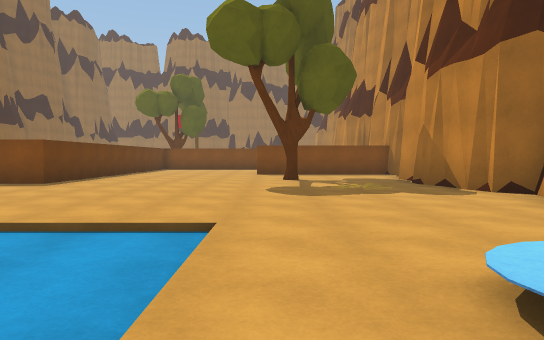
[1] (above)

22 first-person views from a walk through a scene from a Unity 3-D project. The camera is 1.2 m above the floor, tilts 2° down and sees 70° across. The floor is counted in squares, 2 m on a side. Each view is taken from the middle of a square. On the plan, view 1 faces up. The plan holds only what a view shows up to about 11 squares ahead; the rest is blank. The place goes on beyond the plan.

[2]
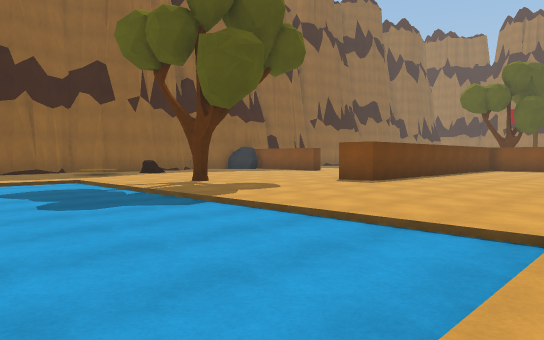

[3]
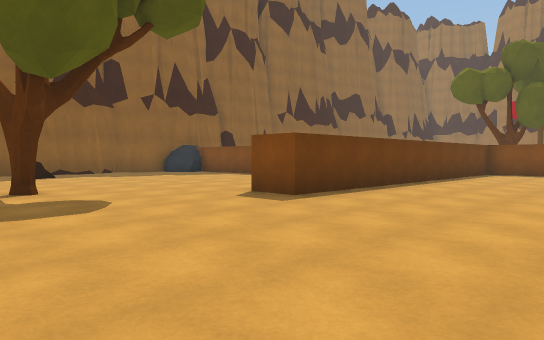

[4]
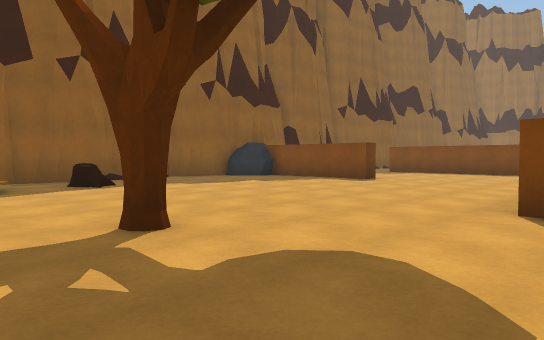

[5]
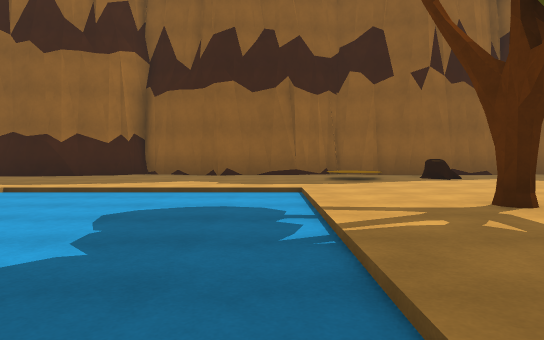

[6]
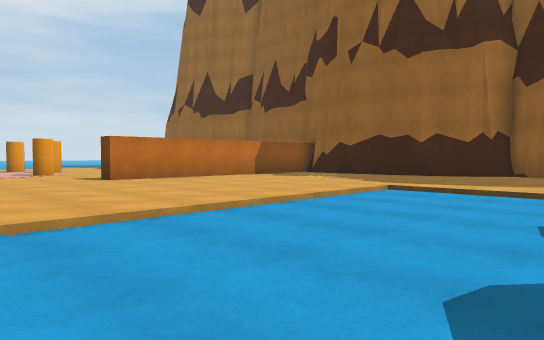

[7]
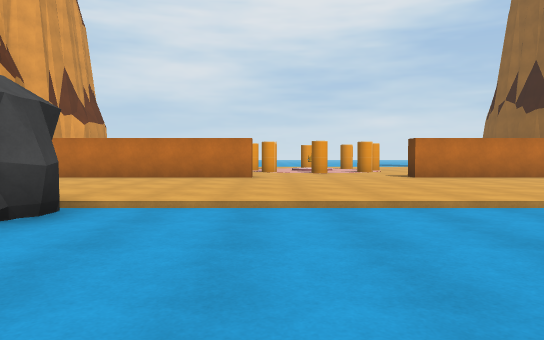

[8]
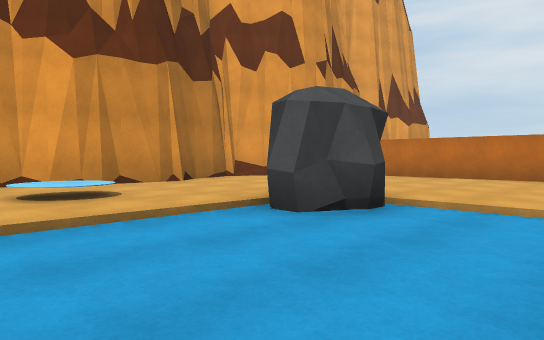

[9]
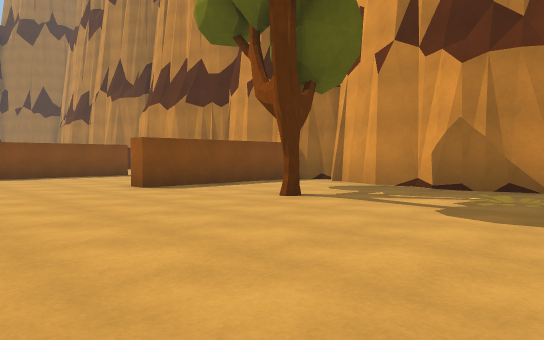

[10]
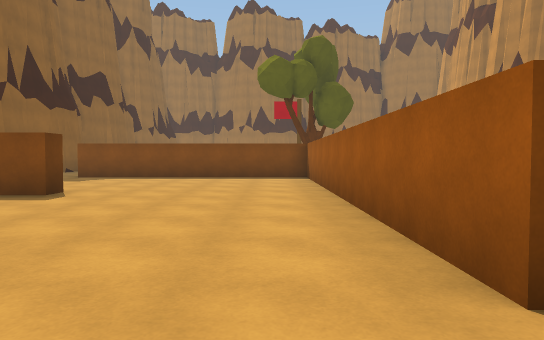

[11]
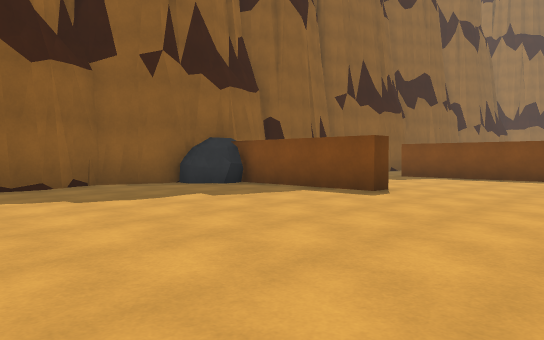

[12]
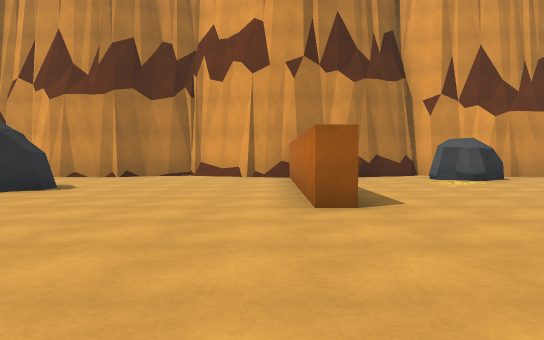

[13]
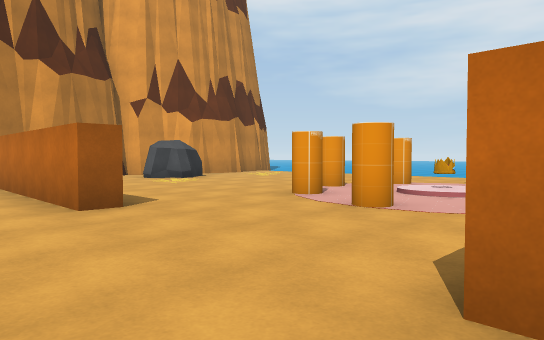

[14]
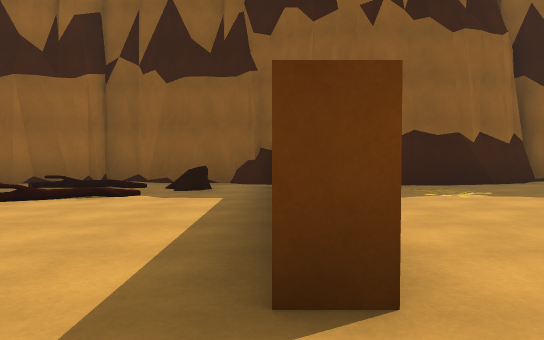

[15]
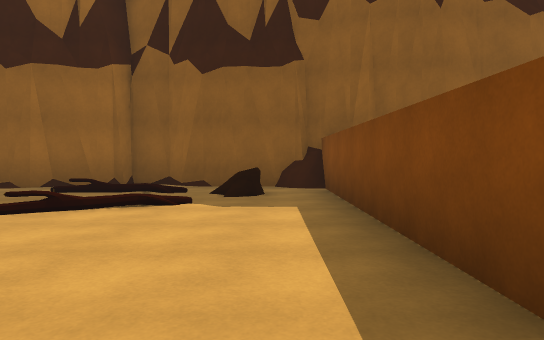

[16]
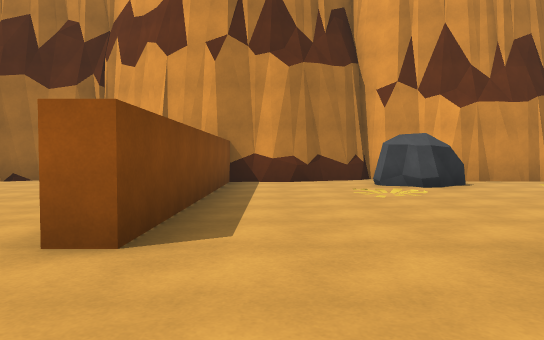

[17]
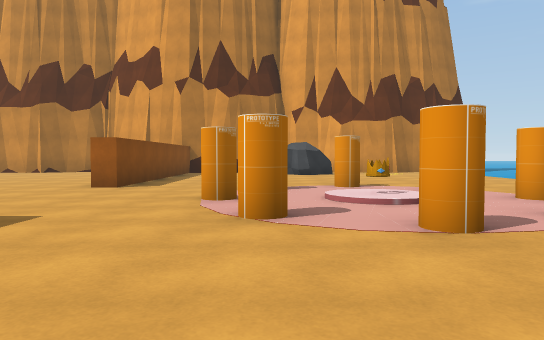

[18]
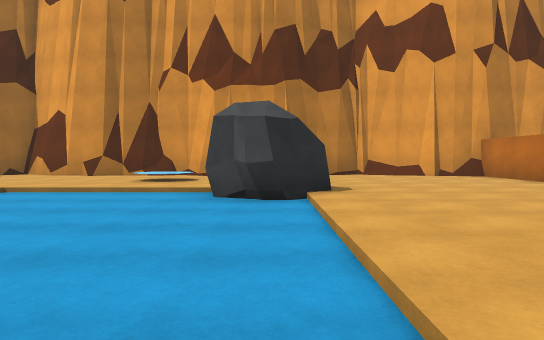

[19]
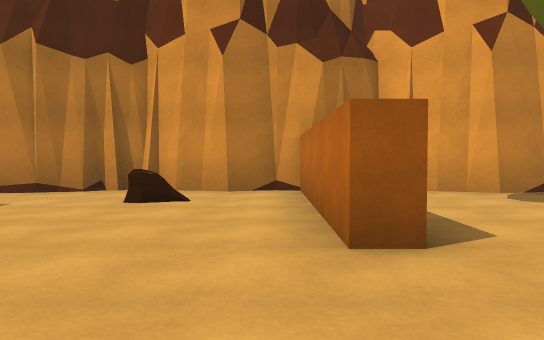

[20]
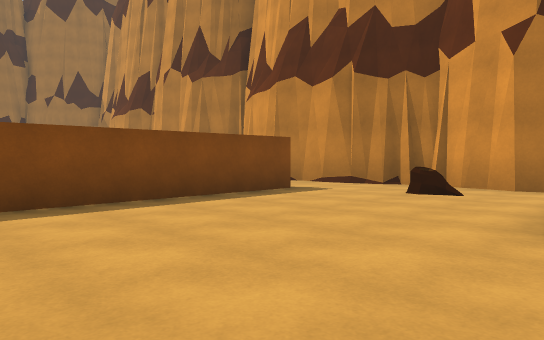

[21]
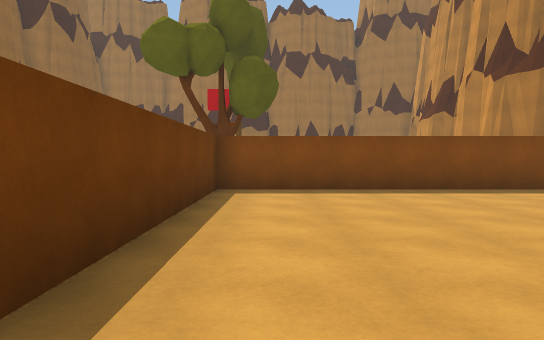

[22]
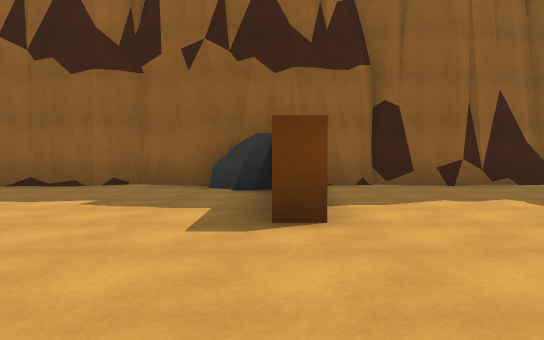

### Floor plan
Key: @ floor where view 1 was taken; # wall or solid block; . main floor; : floor 0.25 m higher than the main floor; - floor 0.25 m lower than the main floor; / step, stairs or slope; ^ raised ledge; T tree; P plant; L log; R rock; O other object.
Columns run from 16 left of view 1 to 5 right of it. Each row starts with its distance up from view 1.
 18  #. ^^^^^^^^^^^^^^..#
 17  #........##........#
 16 ##........##......L.#
 15 #.........##........#
 14 ##........##........#
 13  #####....##....######
 12  #........##.........#
 11 ##........##........##
 10 #.........##.....T..#
  9 ##........##........#
  8  #..................#
  7  #.L..............P.#
  6  #..................#
  5  ..:....T...........#
  4  #..................#
  3  #....----------....#
  2  #....----------.//.#
  1  #....----------///.#
  0  #....---------R@../#
 -1  #....--------RR ...#
 -2  #.............R....#
 -3  ##.................#
 -4   #.P...............#
 -5    .................#
 -6      ...............#
 -7  ########....########
 -8  #.L................#
 -9  #........O.........#
-10  #.......O..O...P...#
-11    .....O.:O.O....RR#

Positions as (right, up) in squares from view 1, and headings:
1: (0, 0), facing up
2: (0, 0), facing up-left
3: (-1, 4), facing up-left
4: (-5, 4), facing up-left
5: (-4, 3), facing left
6: (-4, 2), facing down-left
7: (-4, 3), facing down
8: (-4, 3), facing down-right
9: (-4, 6), facing up-right
10: (-7, 7), facing up
11: (-7, 7), facing up-left
12: (-8, -6), facing right
13: (-8, -5), facing down-right
14: (-6, -7), facing left
15: (-7, -8), facing left
16: (-6, -8), facing right
17: (-11, -10), facing right
18: (-7, -1), facing right
19: (-3, 14), facing right
20: (-4, 13), facing up-right
21: (-4, 11), facing up
22: (-7, 13), facing left
